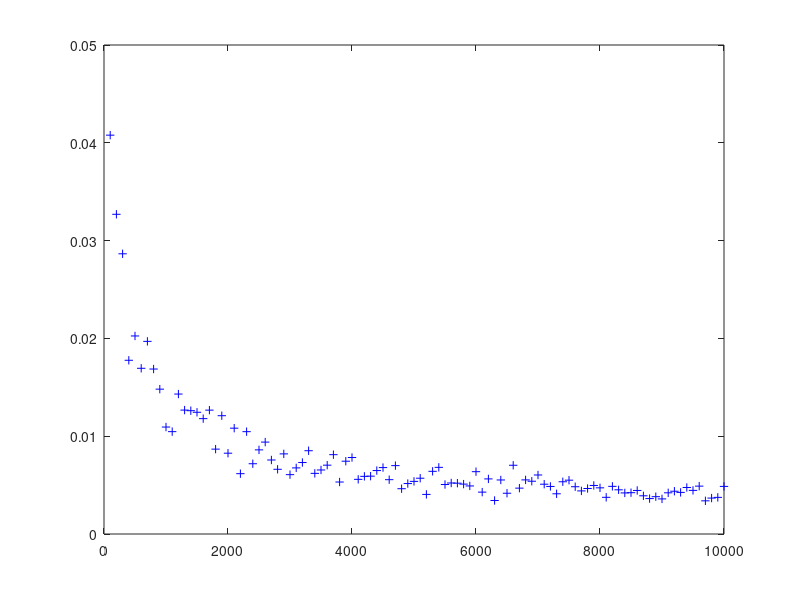

The MATLAB script that drew this image:
% Estimate the area of a quarter circle by the Monte Carlo method
%The Monte Carlo's method generates points in the plane and the idea is to calculate
% the area with the proportion of points that lies within an area given by equation such as the circunference.
% The area will be A = p*a*b 
% Where each variable represents:
% p = proportion of points that is under the area of interest (x^2  + y^2 = 1 in this case)
% a, b = size of rectangle where we generated points uniformly

%We will see the average of each sample.
M = 20; %No. rows
N = 100; % No. cols
K = 100; %Change the number of points generated by this factor each time
A = zeros(M,N);
p = 0.4;
for j = 1:N
    for i = 1:M
        x= rand(1,j*K);
        y= rand(1,j*K);
        A(i,j) = sum(x.*x + y.*y <= 1);
    end
    A(:,j) = A(:,j)/(j*K);
end
hold on;
title('Aproximación de 1/4 del área de un círculo de radio 1');
xlabel('Número de puntos');
ylabel('Valor de las medias');

plot(K*(1:N),A','+')
plot(K*(1:N),mean(A),'k')
plot(K*(1:N),std(A)+mean(A),'k')
plot(K*(1:N),-std(A)+mean(A),'k')
pause(5);

hold off
plot(K*(1:N),std(A),'+b');

